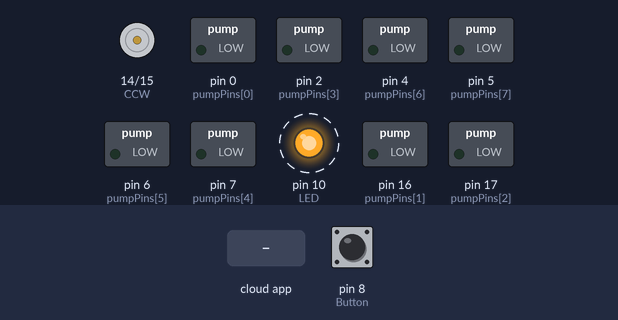
The sketch below on a simulated Arduino Uno, built with avr-gcc and run on an emulated ATmega328P. Parts: motor-driver pin pairs drawn as motors (green arrow = first pin HIGH = forward, orange = second pin HIGH = backward, longer = more drive), switched loads named in the sketch (green lamp = pin HIGH), output pins drawn as LEDs (lit = HIGH). Dashed ring = blinking. Inputs (shaded band) come from the test bench; at power-on: pin 8 (Button) HIGH. The ROS host is connected and sends only what is stated.

Above: at 1.2 s.
1.3 s: the phone or cloud app sets pump_ctl to 1
At 2.2 s:
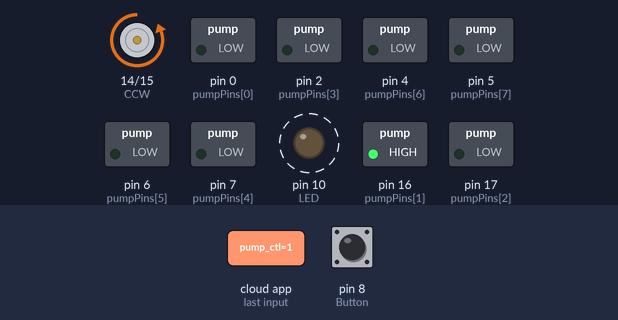
2.8 s: the phone or cloud app sets pump_ctl to 0
At 4.3 s:
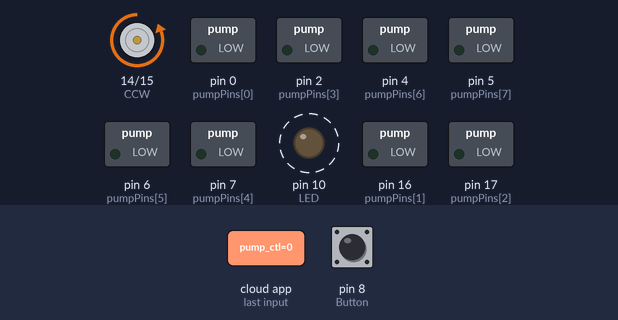
5.8 s: the phone or cloud app sets pump_ctl to 1
At 6.5 s:
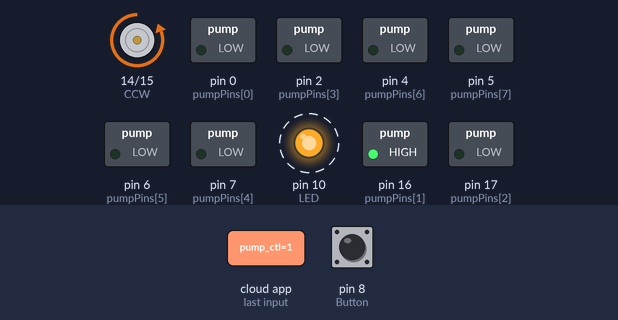
Timing chart, 0 to 61.3 s (numbered marks = the images above; inputs shaded):
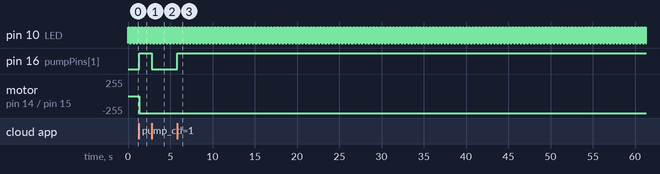

Measured:
- after the input at 1.3 s, pin 16 (pumpPins[1]): LOW → HIGH at once; motor on pin 14 (CCW) / pin 15 (CW): stopped → backward 255/255 at once
- after the input at 2.8 s, pin 16 (pumpPins[1]): HIGH → LOW at once
- after the input at 5.8 s, pin 16 (pumpPins[1]): LOW → HIGH at once
- by itself, pin 10 (LED): alternates HIGH for 0.03 s and LOW for 0.03 s

The sketch:

FLC05.ino
```cpp
/*
   FLC05 water auto-sampler
   Clearpath Robotics - 2016
   Takes in int, (-8) -> +8.
   0 means do nothing
   -ve value means empty that pump (-2 for pump 2, etc
   +ve value means fill that pump (+4 for pump 4, etc)
   Returns system status:
   0 - Nominal
   1 - Flush
 * *** NOTE: System can only cycle one pump at a time
*/

#include <ros.h>
#include <std_msgs/Int8.h>
#include <std_msgs/Byte.h>

int CW = 15; //Clockwise (Fill) rotation
int CCW = 14; //Counter-Clockwise (Empty) rotation
int Button = 8; //flush button
int LED = 10;
//int pumpPins[] = {0,2,7,4,16,17,5,3,6};
int pumpPins[] = {0, 16, 17, 2, 7, 6, 4, 5, 3};

ros::NodeHandle  nh;

std_msgs::Byte sample;
ros::Publisher sample_pub("samples", &sample);

void pumpMessage(const std_msgs::Int8& val) {
  for (int i = 1; i < 9; i++) {
    digitalWrite(pumpPins[i], LOW);
  }
  if (val.data != 0) {
    if (abs(val.data) > 8) {
      for (int i = 1; i < 9; i++) {
        digitalWrite(pumpPins[i], HIGH);
      }
    }
    else {
      digitalWrite(pumpPins[abs(val.data)], HIGH);
    }
    if (val.data > 0) {
      digitalWrite(CW, HIGH);
      digitalWrite(CCW, LOW);
    }
    else {
      digitalWrite(CCW, HIGH);
      digitalWrite(CW, LOW);
    }
  }
}

ros::Subscriber<std_msgs::Int8> pump_ctl("pump_ctl", pumpMessage );

void setup()
{
  pinMode(LED, OUTPUT);
  pinMode(CW, OUTPUT);
  digitalWrite(CW, LOW);
  pinMode(CCW, OUTPUT);
  digitalWrite(CCW, LOW);
  // ready pump pins and disable
  for (int i = 0; i < 8; i++) {
    pinMode(pumpPins[i], OUTPUT);
    digitalWrite(pumpPins[i], LOW);
  }
  nh.initNode();

  nh.advertise(sample_pub);
  nh.subscribe(pump_ctl);
}

void loop()
{
  // Flush Button
  sample.data = 0;
  if (digitalRead(Button) != HIGH) {
    sample.data = 1;
  }
  // heartbeat
  digitalWrite(LED, HIGH - digitalRead(LED));
  sample_pub.publish( &sample );
  nh.spinOnce();
  delay(25);
}
```
